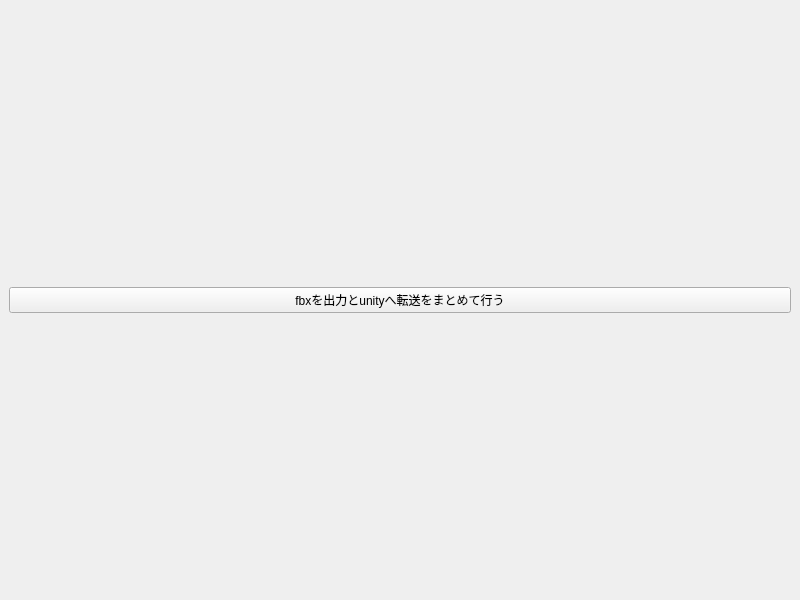
<?xml version="1.0" encoding="UTF-8"?>
<ui version="4.0">
 <class>MainWindow</class>
 <widget class="QMainWindow" name="MainWindow">
  <property name="geometry">
   <rect>
    <x>0</x>
    <y>0</y>
    <width>800</width>
    <height>600</height>
   </rect>
  </property>
  <property name="windowTitle">
   <string>MainWindow</string>
  </property>
  <widget class="QWidget" name="centralwidget">
   <layout class="QVBoxLayout" name="verticalLayout_2">
    <item>
     <layout class="QVBoxLayout" name="wrap_tools_lay"/>
    </item>
    <item>
     <widget class="QPushButton" name="export_fbx_and_forward_to_unity_btn">
      <property name="text">
       <string>fbxを出力とunityへ転送をまとめて行う</string>
      </property>
     </widget>
    </item>
   </layout>
  </widget>
 </widget>
 <resources/>
 <connections/>
</ui>
